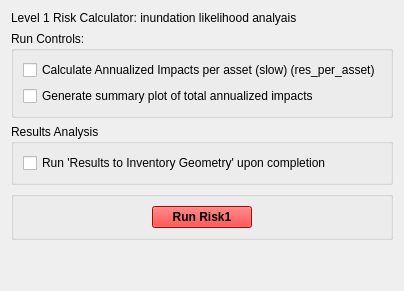
         <widget class="QWidget" name="tab_proj">
          <attribute name="title">
           <string>Risk (L1)</string>
          </attribute>
          <layout class="QVBoxLayout" name="verticalLayout_10">
           <item>
            <widget class="QLabel" name="label">
             <property name="text">
              <string>Level 1 Risk Calculator: inundation likelihood analyais</string>
             </property>
            </widget>
           </item>
           <item>
            <widget class="QGroupBox" name="verticalGroupBox_5">
             <property name="title">
              <string>Run Controls:</string>
             </property>
             <layout class="QVBoxLayout" name="verticalLayout_5">
              <item>
               <widget class="QCheckBox" name="checkBox_r2rpa_2">
                <property name="text">
                 <string>Calculate Annualized Impacts per asset (slow) (res_per_asset)</string>
                </property>
               </widget>
              </item>
              <item>
               <widget class="QCheckBox" name="checkBox_r2ep_2">
                <property name="text">
                 <string>Generate summary plot of total annualized impacts</string>
                </property>
               </widget>
              </item>
             </layout>
            </widget>
           </item>
           <item>
            <widget class="QGroupBox" name="verticalGroupBox_6">
             <property name="title">
              <string>Results Analysis</string>
             </property>
             <layout class="QVBoxLayout" name="verticalLayout_9">
              <item>
               <widget class="QCheckBox" name="checkBox_r2ires_2">
                <property name="text">
                 <string>Run 'Results to Inventory Geometry' upon completion</string>
                </property>
               </widget>
              </item>
             </layout>
            </widget>
           </item>
           <item>
            <widget class="QGroupBox" name="groupBox_6">
             <property name="title">
              <string/>
             </property>
             <layout class="QGridLayout" name="gridLayout_6">
              <item row="0" column="0">
               <widget class="QPushButton" name="pushButton_r1Run">
                <property name="maximumSize">
                 <size>
                  <width>100</width>
                  <height>16777215</height>
                 </size>
                </property>
                <property name="palette">
                 <palette>
                  <active>
                   <colorrole role="WindowText">
                    <brush brushstyle="SolidPattern">
                     <color alpha="255">
                      <red>0</red>
                      <green>0</green>
                      <blue>0</blue>
                     </color>
                    </brush>
                   </colorrole>
                   <colorrole role="Button">
                    <brush brushstyle="SolidPattern">
                     <color alpha="255">
                      <red>255</red>
                      <green>0</green>
                      <blue>0</blue>
                     </color>
                    </brush>
                   </colorrole>
                   <colorrole role="Light">
                    <brush brushstyle="SolidPattern">
                     <color alpha="255">
                      <red>255</red>
                      <green>127</green>
                      <blue>127</blue>
                     </color>
                    </brush>
                   </colorrole>
                   <colorrole role="Midlight">
                    <brush brushstyle="SolidPattern">
                     <color alpha="255">
                      <red>255</red>
                      <green>63</green>
                      <blue>63</blue>
                     </color>
                    </brush>
                   </colorrole>
                   <colorrole role="Dark">
                    <brush brushstyle="SolidPattern">
                     <color alpha="255">
                      <red>127</red>
                      <green>0</green>
                      <blue>0</blue>
                     </color>
                    </brush>
                   </colorrole>
                   <colorrole role="Mid">
                    <brush brushstyle="SolidPattern">
                     <color alpha="255">
                      <red>170</red>
                      <green>0</green>
                      <blue>0</blue>
                     </color>
                    </brush>
                   </colorrole>
                   <colorrole role="Text">
                    <brush brushstyle="SolidPattern">
                     <color alpha="255">
                      <red>0</red>
                      <green>0</green>
                      <blue>0</blue>
                     </color>
                    </brush>
                   </colorrole>
                   <colorrole role="BrightText">
                    <brush brushstyle="SolidPattern">
                     <color alpha="255">
                      <red>255</red>
                      <green>255</green>
                      <blue>255</blue>
                     </color>
                    </brush>
                   </colorrole>
                   <colorrole role="ButtonText">
                    <brush brushstyle="SolidPattern">
                     <color alpha="255">
                      <red>0</red>
                      <green>0</green>
                      <blue>0</blue>
                     </color>
                    </brush>
                   </colorrole>
                   <colorrole role="Base">
                    <brush brushstyle="SolidPattern">
                     <color alpha="255">
                      <red>255</red>
                      <green>255</green>
                      <blue>255</blue>
                     </color>
                    </brush>
                   </colorrole>
                   <colorrole role="Window">
                    <brush brushstyle="SolidPattern">
                     <color alpha="255">
                      <red>255</red>
                      <green>0</green>
                      <blue>0</blue>
                     </color>
                    </brush>
                   </colorrole>
                   <colorrole role="Shadow">
                    <brush brushstyle="SolidPattern">
                     <color alpha="255">
                      <red>0</red>
                      <green>0</green>
                      <blue>0</blue>
                     </color>
                    </brush>
                   </colorrole>
                   <colorrole role="AlternateBase">
                    <brush brushstyle="SolidPattern">
                     <color alpha="255">
                      <red>255</red>
                      <green>127</green>
                      <blue>127</blue>
                     </color>
                    </brush>
                   </colorrole>
                   <colorrole role="ToolTipBase">
                    <brush brushstyle="SolidPattern">
                     <color alpha="255">
                      <red>255</red>
                      <green>255</green>
                      <blue>220</blue>
                     </color>
                    </brush>
                   </colorrole>
                   <colorrole role="ToolTipText">
                    <brush brushstyle="SolidPattern">
                     <color alpha="255">
                      <red>0</red>
                      <green>0</green>
                      <blue>0</blue>
                     </color>
                    </brush>
                   </colorrole>
                  </active>
                  <inactive>
                   <colorrole role="WindowText">
                    <brush brushstyle="SolidPattern">
                     <color alpha="255">
                      <red>0</red>
                      <green>0</green>
                      <blue>0</blue>
                     </color>
                    </brush>
                   </colorrole>
                   <colorrole role="Button">
                    <brush brushstyle="SolidPattern">
                     <color alpha="255">
                      <red>255</red>
                      <green>0</green>
                      <blue>0</blue>
                     </color>
                    </brush>
                   </colorrole>
                   <colorrole role="Light">
                    <brush brushstyle="SolidPattern">
                     <color alpha="255">
                      <red>255</red>
                      <green>127</green>
                      <blue>127</blue>
                     </color>
                    </brush>
                   </colorrole>
                   <colorrole role="Midlight">
                    <brush brushstyle="SolidPattern">
                     <color alpha="255">
                      <red>255</red>
                      <green>63</green>
                      <blue>63</blue>
                     </color>
                    </brush>
                   </colorrole>
                   <colorrole role="Dark">
                    <brush brushstyle="SolidPattern">
                     <color alpha="255">
                      <red>127</red>
                      <green>0</green>
                      <blue>0</blue>
                     </color>
                    </brush>
                   </colorrole>
                   <colorrole role="Mid">
                    <brush brushstyle="SolidPattern">
                     <color alpha="255">
                      <red>170</red>
                      <green>0</green>
                      <blue>0</blue>
                     </color>
                    </brush>
                   </colorrole>
                   <colorrole role="Text">
                    <brush brushstyle="SolidPattern">
                     <color alpha="255">
                      <red>0</red>
                      <green>0</green>
                      <blue>0</blue>
                     </color>
                    </brush>
                   </colorrole>
                   <colorrole role="BrightText">
                    <brush brushstyle="SolidPattern">
                     <color alpha="255">
                      <red>255</red>
                      <green>255</green>
                      <blue>255</blue>
                     </color>
                    </brush>
                   </colorrole>
                   <colorrole role="ButtonText">
                    <brush brushstyle="SolidPattern">
                     <color alpha="255">
                      <red>0</red>
                      <green>0</green>
                      <blue>0</blue>
                     </color>
                    </brush>
                   </colorrole>
                   <colorrole role="Base">
                    <brush brushstyle="SolidPattern">
                     <color alpha="255">
                      <red>255</red>
                      <green>255</green>
                      <blue>255</blue>
                     </color>
                    </brush>
                   </colorrole>
                   <colorrole role="Window">
                    <brush brushstyle="SolidPattern">
                     <color alpha="255">
                      <red>255</red>
                      <green>0</green>
                      <blue>0</blue>
                     </color>
                    </brush>
                   </colorrole>
                   <colorrole role="Shadow">
                    <brush brushstyle="SolidPattern">
                     <color alpha="255">
                      <red>0</red>
                      <green>0</green>
                      <blue>0</blue>
                     </color>
                    </brush>
                   </colorrole>
                   <colorrole role="AlternateBase">
                    <brush brushstyle="SolidPattern">
                     <color alpha="255">
                      <red>255</red>
                      <green>127</green>
                      <blue>127</blue>
                     </color>
                    </brush>
                   </colorrole>
                   <colorrole role="ToolTipBase">
                    <brush brushstyle="SolidPattern">
                     <color alpha="255">
                      <red>255</red>
                      <green>255</green>
                      <blue>220</blue>
                     </color>
                    </brush>
                   </colorrole>
                   <colorrole role="ToolTipText">
                    <brush brushstyle="SolidPattern">
                     <color alpha="255">
                      <red>0</red>
                      <green>0</green>
                      <blue>0</blue>
                     </color>
                    </brush>
                   </colorrole>
                  </inactive>
                  <disabled>
                   <colorrole role="WindowText">
                    <brush brushstyle="SolidPattern">
                     <color alpha="255">
                      <red>127</red>
                      <green>0</green>
                      <blue>0</blue>
                     </color>
                    </brush>
                   </colorrole>
                   <colorrole role="Button">
                    <brush brushstyle="SolidPattern">
                     <color alpha="255">
                      <red>255</red>
                      <green>0</green>
                      <blue>0</blue>
                     </color>
                    </brush>
                   </colorrole>
                   <colorrole role="Light">
                    <brush brushstyle="SolidPattern">
                     <color alpha="255">
                      <red>255</red>
                      <green>127</green>
                      <blue>127</blue>
                     </color>
                    </brush>
                   </colorrole>
                   <colorrole role="Midlight">
                    <brush brushstyle="SolidPattern">
                     <color alpha="255">
                      <red>255</red>
                      <green>63</green>
                      <blue>63</blue>
                     </color>
                    </brush>
                   </colorrole>
                   <colorrole role="Dark">
                    <brush brushstyle="SolidPattern">
                     <color alpha="255">
                      <red>127</red>
                      <green>0</green>
                      <blue>0</blue>
                     </color>
                    </brush>
                   </colorrole>
                   <colorrole role="Mid">
                    <brush brushstyle="SolidPattern">
                     <color alpha="255">
                      <red>170</red>
                      <green>0</green>
                      <blue>0</blue>
                     </color>
                    </brush>
                   </colorrole>
                   <colorrole role="Text">
                    <brush brushstyle="SolidPattern">
                     <color alpha="255">
                      <red>127</red>
                      <green>0</green>
                      <blue>0</blue>
                     </color>
                    </brush>
                   </colorrole>
                   <colorrole role="BrightText">
                    <brush brushstyle="SolidPattern">
                     <color alpha="255">
                      <red>255</red>
                      <green>255</green>
                      <blue>255</blue>
                     </color>
                    </brush>
                   </colorrole>
                   <colorrole role="ButtonText">
                    <brush brushstyle="SolidPattern">
                     <color alpha="255">
                      <red>127</red>
                      <green>0</green>
                      <blue>0</blue>
                     </color>
                    </brush>
                   </colorrole>
                   <colorrole role="Base">
                    <brush brushstyle="SolidPattern">
                     <color alpha="255">
                      <red>255</red>
                      <green>0</green>
                      <blue>0</blue>
                     </color>
                    </brush>
                   </colorrole>
                   <colorrole role="Window">
                    <brush brushstyle="SolidPattern">
                     <color alpha="255">
                      <red>255</red>
                      <green>0</green>
                      <blue>0</blue>
                     </color>
                    </brush>
                   </colorrole>
                   <colorrole role="Shadow">
                    <brush brushstyle="SolidPattern">
                     <color alpha="255">
                      <red>0</red>
                      <green>0</green>
                      <blue>0</blue>
                     </color>
                    </brush>
                   </colorrole>
                   <colorrole role="AlternateBase">
                    <brush brushstyle="SolidPattern">
                     <color alpha="255">
                      <red>255</red>
                      <green>0</green>
                      <blue>0</blue>
                     </color>
                    </brush>
                   </colorrole>
                   <colorrole role="ToolTipBase">
                    <brush brushstyle="SolidPattern">
                     <color alpha="255">
                      <red>255</red>
                      <green>255</green>
                      <blue>220</blue>
                     </color>
                    </brush>
                   </colorrole>
                   <colorrole role="ToolTipText">
                    <brush brushstyle="SolidPattern">
                     <color alpha="255">
                      <red>0</red>
                      <green>0</green>
                      <blue>0</blue>
                     </color>
                    </brush>
                   </colorrole>
                  </disabled>
                 </palette>
                </property>
                <property name="font">
                 <font>
                  <weight>75</weight>
                  <bold>true</bold>
                 </font>
                </property>
                <property name="text">
                 <string>Run Risk1</string>
                </property>
               </widget>
              </item>
             </layout>
            </widget>
           </item>
           <item>
            <spacer name="verticalSpacer_2">
             <property name="orientation">
              <enum>Qt::Vertical</enum>
             </property>
             <property name="sizeHint" stdset="0">
              <size>
               <width>20</width>
               <height>40</height>
              </size>
             </property>
            </spacer>
           </item>
          </layout>
         </widget>
